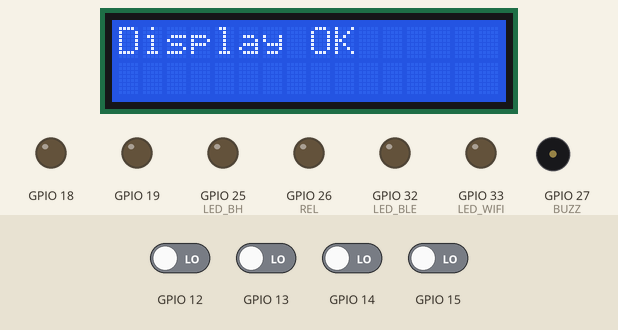
Recording of a program running on a simulated ESP32. Parts: 16×2 character LCD, output pins drawn as LEDs (lit = HIGH), buzzer (waves = sounding, pin HIGH). The test bench sets the inputs (shaded band); at power-on: GPIO 12–15 LOW. The local clock reads 2024-03-15 10:24:30 at power-on unless the program sets it; storage starts empty; what the program prints to the serial monitor is not drawn.

Above: at 1.2 s.
At 2.2 s:
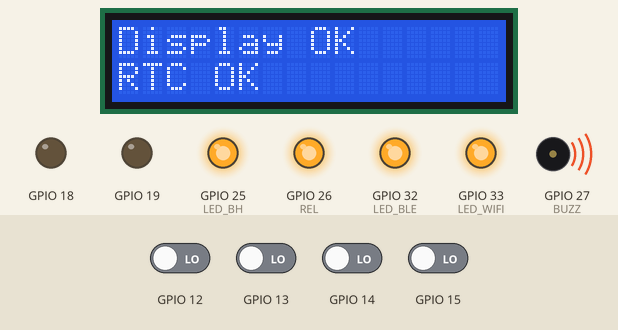
At 2.7 s:
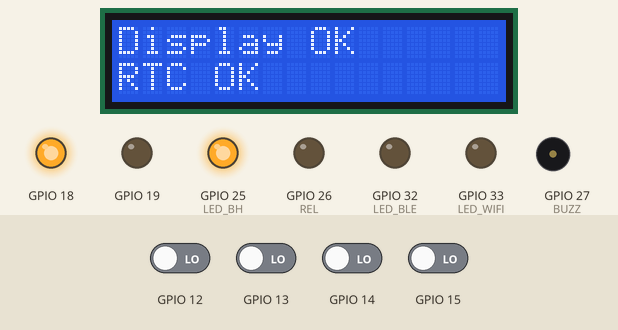
At 3.2 s:
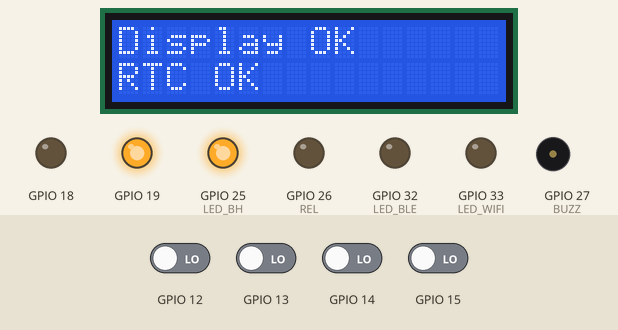
At 3.7 s:
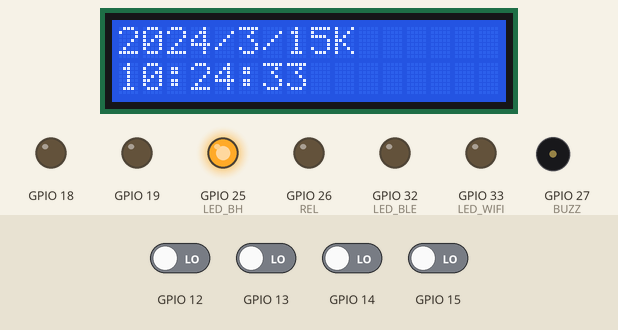
At 38.4 s:
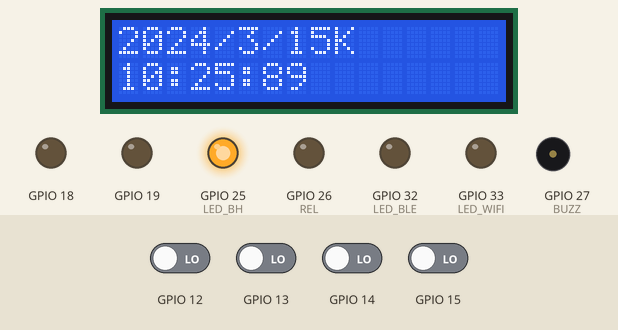
Timing chart, 0 to 39.9 s (numbered marks = the images above):
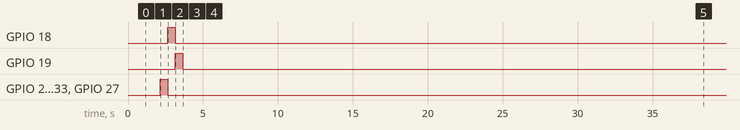

The program:

main.cpp
```cpp
#include <Arduino.h>

// includes for environment
#include <Adafruit_Sensor.h>
#include <Adafruit_BME280.h>
#include <Adafruit_ADS1X15.h>

// includes for two readers wiegand and system(protothreads)
#include <trw.h>
#include <pt.h>

// i2c peripheral includes
#include <LiquidCrystal_I2C.h>
#include "RTClib.h"

// includes for servers and wifi connections
#include <WiFi.h>
#include <FS.h>
#include <AsyncTCP.h>
#include <ESPAsyncWebServer.h>
#include <SPIFFS.h>
#include <Preferences.h>


#include <page1.h>
#include <page2.h>
#include <page3.h>
#include <style.h>

// access point dredentials
const char *ssid = "SECUREPASS";
const char *password = "57832023";

//********************************
//********************************
//****Defines*********************
//********************************

// define  heart beat
#define LED_BH 25
// define  buzzer
#define BUZZ 27
// define  relay
#define REL 26
// define  wifi (blink=conected , on = access póint mode)
#define LED_WIFI 33
// define  blue tooth
#define LED_BLE 32
// define   magnetic reed switch
#define LED_S1 4
// define  request to exit
#define LED_S2 5

#define MAX_DEVICES 32

//*********************************
//*********STRUCS*************
//*********************************
struct I2CDeviceInfo
{
  byte address;
  int type;
  int order;
};
//*********************************

//**********************************
//****global variables**************
//**********************************

I2CDeviceInfo deviceInfo[MAX_DEVICES];          // configuracion de dispositivos i2c.
I2CDeviceInfo recoveredDeviceINfo[MAX_DEVICES]; // configuracion recuperada.
byte deviceCount = 0;

bool lcdDefautl = false;
bool rtcDefault = false;
bool mem0Default = false;

//*********************************
//**************const**************
//*********************************

const char *tabletypes[] = {
    "LCD",
    "RTC-13-32",
    "MEM",
    "KBD",
    "GPIO-PCF",
    "GPIO-PCFA",
    "MAG-5803",
    "GYRO-6500-09250",
    "BME280",
    "DISP-SSD1306",
    "A2D-AD1115",
};

char daysOfTheWeek[7][12] = {"Sunday", "Monday", "Tuesday", "Wednesday", "Thursday", "Friday", "Saturday"};

//********************************
//*****Objet Declarations*******
//********************************

// Display i2c Instance
LiquidCrystal_I2C lcd(0x3f, 16, 2);
RTC_DS1307 rtc;
WIEGAND wg;

// put function declarations here:

void scanI2CAndSaveData();
void configRecovery();
void storeI2cconfig();
void autoConfig();

void setup()
{
  // put your setup code here, to run once:

  if (!SPIFFS.begin(true))
  {
    Serial.println("Error al montar el sistema de archivos SPIFFS.");
    return;
  }
  // scanneri2c();
  Serial.begin(115200);
  Serial.println("Serial port open 115200");
  Serial.println("i2c Iniciated");
  Wire.begin();
  Serial.println("Scanning I2C Addreses");
  scanI2CAndSaveData();
  Serial.println("Scanning I2C ended ");
  configRecovery();
  autoConfig();
  storeI2cconfig();
  configRecovery();

  if (lcdDefautl)
  {
    lcd.init();
    lcd.backlight();
    lcd.clear();
    delay(1000);
    lcd.print("Display OK");
    delay(1000);
    lcd.setCursor(0, 1);
  }

  if (!rtc.begin())
  {
    Serial.println("Couldn't find RTC");
    Serial.flush();
    while (1)
      delay(10);
  }

  if (!rtc.isrunning())
  {
    Serial.println("RTC is NOT running, let's set the time!");
    // When time needs to be set on a new device, or after a power loss, the
    // following line sets the RTC to the date & time this sketch was compiled
    rtc.adjust(DateTime(F(__DATE__), F(__TIME__)));
    // This line sets the RTC with an explicit date & time, for example to set
    // January 21, 2014 at 3am you would call:
    // rtc.adjust(DateTime(2014, 1, 21, 3, 0, 0));
  }

  // When time needs to be re-set on a previously configured device, the
  // following line sets the RTC to the date & time this sketch was compiled
  // rtc.adjust(DateTime(F(__DATE__), F(__TIME__)));
  // This line sets the RTC with an explicit date & time, for example to set
  // January 21, 2014 at 3am you would call:
  // rtc.adjust(DateTime(2014, 1, 21, 3, 0, 0));
  lcd.print("RTC OK");

  // inputs optputs and signaling configuration
  pinMode(LED_BH, OUTPUT);
  pinMode(BUZZ, OUTPUT);
  pinMode(REL, OUTPUT);
  pinMode(LED_WIFI, OUTPUT);
  pinMode(LED_BLE, OUTPUT);
  pinMode(LED_S1, INPUT);
  pinMode(LED_S2, INPUT);
  // testing of outputs
  digitalWrite(LED_BH, HIGH);
  digitalWrite(BUZZ, HIGH);
  digitalWrite(REL, HIGH);
  digitalWrite(LED_WIFI, HIGH);
  digitalWrite(LED_BLE, HIGH);
  // waiting (block task)
  delay(500);
  // end test
  digitalWrite(BUZZ, LOW);
  digitalWrite(REL, LOW);
  digitalWrite(LED_WIFI, LOW);
  digitalWrite(LED_BLE, LOW);

  // reader one init
  wg.begin_R1();
  // reader 2 init
  wg.begin_R2();


}

void loop()
{

  DateTime now = rtc.now();
  lcd.setCursor(0, 0);
  lcd.print(now.year());
  lcd.print("/");
  lcd.print(now.month());
  lcd.print("/");
  lcd.print(now.day());
  lcd.setCursor(0, 1);
  lcd.print(now.hour());
  lcd.print(":");
  lcd.print(now.minute());
  lcd.print(":");
  lcd.print(now.second());


  delay(500);

  // put your main code here, to run repeatedly:
}

// put function definitions here:

//*************************Setup system functions//**********************************************
//**********************************************************************************

// i2cscanner
void scanI2CAndSaveData()
{
  Serial.println("Scaning I2C bus..");

  for (byte address = 1; address < 127; address++)
  {
    Wire.beginTransmission(address);
    byte error = Wire.endTransmission();
    if (error == 0)
    {
      Serial.print("Dispositivo encontrado en dirección 0x");
      if (address < 16)
        Serial.print("0");
      Serial.println(address, HEX);

      // Asignar los números asociados a esta dirección
      deviceInfo[deviceCount].address = address;
      deviceInfo[deviceCount].type = 0;  // esto se procesa por los defaults o se deja en blanco 0 indica no hay tipo asignado
      deviceInfo[deviceCount].order = 0; // esto se procesa por los defaults o se deja en blanco 0 indica esta el dispositivo pero no funcional
      deviceCount++;
    }
  }

  // Store data in memory
  File file = SPIFFS.open("/i2c_data.txt", "w");
  if (!file)
  {
    Serial.println("Error in opening the file.");
    return;
  }

  for (byte i = 0; i < deviceCount; i++)
  {
    file.printf("Address: 0x%02X, type: %d, order: %d\n", deviceInfo[i].address, deviceInfo[i].type, deviceInfo[i].order);
  }
  file.close();

  Serial.println("I2C scanning completed data stored in SPIFFS.");
}
//**********************************************************************************

// i2c configuration recovery

void configRecovery()
{
  // put your main code here, to run repeatedly:
  // Leer los datos desde SPIFFS y reconstruir el vector
  if (SPIFFS.exists("/i2c_data.txt"))
  {
    File file = SPIFFS.open("/i2c_data.txt", "r");
    if (file)
    {
      deviceCount = 0; // Restablece el contador de dispositivos
      while (file.available())
      {
        String line = file.readStringUntil('\n');
        if (line.length() > 0)
        {
          // Analizar la línea y extraer los datos
          sscanf(line.c_str(), "Address: 0x%02X, type: %d, order: %d",
                 &deviceInfo[deviceCount].address, &deviceInfo[deviceCount].type, &deviceInfo[deviceCount].order);
          deviceCount++;
        }
      }
      file.close();
    }
    // Ahora el vector "deviceInfo" contiene los datos recuperados de SPIFFS
    // Puedes acceder a los datos de cada dispositivo mediante deviceInfo[i].
  }
}
//**********************************************************************************

// setting up i2c.

void storeI2cconfig()
{
  // Store data in memory
  File file = SPIFFS.open("/i2c_data.txt", "w");
  if (!file)
  {
    Serial.println("Error in opening the file.");
    return;
  }

  for (byte i = 0; i < deviceCount; i++)
  {
    file.printf("Address: 0x%02X, type: %d, order: %d\n", deviceInfo[i].address, deviceInfo[i].type, deviceInfo[i].order);
  }
  file.close();
}
//**********************************************************************************

// i2c autoconfig
void autoConfig()
{

  for (byte i = 0; i < deviceCount; i++)
  {
    if (deviceInfo[i].address == 0x3F)
    {
      deviceInfo[i].type = 0;
      deviceInfo[i].order = 1;
      lcdDefautl = true;
    }

    if (deviceInfo[i].address == 0x68)
    {
      deviceInfo[i].type = 1;
      deviceInfo[i].order = 1;
      rtcDefault = true;
    }

    if (deviceInfo[i].address == 0x50)
    {
      deviceInfo[i].type = 2;
      deviceInfo[i].order = 1;
      mem0Default = true;
    }
  }
}
```

page1.h
```cpp
const char htmlPage1[] PROGMEM = R"=====(
<html>
<head>
        <meta http-equiv="content-type" content="text/html;charset=UTF-8">
        <meta name="viewport" content="width=device-width, initial-scale=1">
        <style type="text/css">
            a {
                min-width: 130px;
                height: 30px;
                line-height: 15px;
                color: #fff;
                padding: 3px 3px;
                font-weight: bold;
                font-size:18px;
                text-align: center;
                text-decoration: none;
                cursor: pointer;
                transition: all 0.3s ease;
                position: relative;
                display: inline-block;
                outline: none;
                border-radius: 20px;
                border: 2px solid #4433ff;
                background: #4433ff;
            }

            a:hover {
                background: #fff;
                color: #4433ff
            }

            html {
                font-family: Arial, Helvetica, sans-serif;
                display: inline-block;
                text-align: center;
            }

            h1 {
                font-size: 1.8rem;
                color:red;
            }

            p {
                font-size: 1.4rem;
            }

            .topnav {
                overflow: hidden;
                background-color: #0A1128;
            }

            body {
                margin: 0;
            }

            .content {
                padding: 5%;
            }

            .card-grid {
                max-width: 800px;
                margin: 0 auto;
                display: grid;
                grid-gap: 2rem;
                grid-template-columns: repeat(auto-fit, minmax(300px, 1fr));
            }

            .card {
                background-color: white;
                box-shadow: 2px 2px 12px 1px rgba(140, 140, 140, .5);
            }

            .card-title {
                font-size: 1.2rem;
                font-weight: bold;
                color: #034078
            }

            input[type=submit] {
                border: none;
                color: #FEFCFB;
                background-color: #034078;
                padding: 15px 15px;
                text-align: center;
                text-decoration: none;
                display: inline-block;
                font-size: 16px;
                width: 100px;
                margin-right: 10px;
                border-radius: 4px;
                transition-duration: 0.4s;
            }

            input[type=submit]:hover {
                background-color: #1282A2;
            }

            input[type=text],
            input[type=number],
            select {
                width: 95%;
                padding: 6px 6px;
                margin: 5px;
                display: inline-block;
                border: 1px solid #ccc;
                border-radius: 4px;
                box-sizing: border-box;
            }

            label {
                font-size: 1.2rem;
            }

            .value {
                font-size: 1.2rem;
                color: #1282A2;
            }

            .state {
                font-size: 1.2rem;
                color: #1282A2;
            }

            button {
                border: none;
                color: #FEFCFB;
                padding: 15px 32px;
                text-align: center;
                font-size: 16px;
                width: 100px;
                border-radius: 4px;
                transition-duration: 0.4s;
            }

            .button-on {
                background-color: #034078;
            }

            .button-on:hover {
                background-color: #1282A2;
            }

            .button-off {
                background-color: #858585;
            }

            .button-off:hover {
                background-color: #252524;
            }
        </style>
        <title> SECUREPASS - Page1</title>
            <script>


                var gateway = `ws://${window.location.hostname}/ws`;
                var websocket;
                window.addEventListener('load', onLoad);
                function initWebSocket() {
                console.log('Trying to open a WebSocket connection...');
                websocket = new WebSocket(gateway);
                websocket.onopen    = onOpen;
                websocket.onclose   = onClose;
                websocket.onmessage = onMessage; // <-- add this line
                }
                function onOpen(event) {
                console.log('Connection opened');
                }
                function onClose(event) {
                console.log('Connection closed');
                setTimeout(initWebSocket, 2000);
                }

                function onMessage(event) {

                var obj = JSON.parse(event.data);
                if (event.data == "1"){
                state = "ON";
                document.getElementById('state').innerHTML = state;
                }
                else if(event.data=="0"){

                state = "OFF";
                document.getElementById('state').innerHTML = state;
                }
                else{
                document.getElementById('temp').innerHTML = obj.Temp;
                document.getElementById('pres').innerHTML = obj.Pres;
                document.getElementById('hum').innerHTML = obj.Hum;

                }
                console.log (event.data);


                }

                function onLoad(event) {
                initWebSocket();
                initButton();
                }
                function initButton() {
                document.getElementById('button').addEventListener('click', toggle);
                }
                function toggle(){
                websocket.send('toggle');
                }


                function altaRam() {
                const card=document.getElementById("card").value;
                const atr=document.getElementById("atr").value;
                alert("ALTA DE"+":"+card+" PARA "+ atr);

                setTimeout(function(){ document.location.reload(false); }, 500);
                }
                function grabaFlash() {
                alert("grabaFlash");
                setTimeout(function(){ document.location.reload(false); }, 500);
                }
            </script>


    </head>

    <body>
        <div class="content">
            <div class="card-grid">
                <div class="card">
                    <form action="/" method="get">

                            <p> <h1>SECUREPASS CONFIG</h1></p>


                            <p> <a href="/">ABM<br>Usuarios</a> </p>

                            <p><a href="/page2">Parametros<br>Acceso</a></p>

                            <p><a href="/page3">Credenciales<br>Red</a></p>

                     </form>
                </div>
            </div>

        </div>
        <div class="content">
            <div class="card-grid">
                <div class="card">
                    <form action="/get" method="GET">


                            <label for="tag">Tarjeta</label><input type="text"  name="card" id="card">
                            <br>
                            <label for="tag">Atributos</label><input type="text" name="atr" id="atr"><br>


                            <input type="submit" value="Alta" onclick="altaRam()" >
                             <p>
                            <input style=background-color:green type="submit" value="Grabacion" onclick=grabaFlash() >
                            </p>

                    </form>
                </div>

            <div class="card-grid">
                <div class="card">
                    <form action="/get" method="get">

                        <label for="tag">Atributos</label><input type="text" id="tag" name="ssid">
                        <label for="atr">Tarjeta</label><input type="text" id="tag" name="ssid"><br>

                        <input type="submit" value="Busqueda"> <input style=background-color:red type="submit" value="Borrar">

                    </form>
                </div>
                </div>


            </div>

        </div>

    </body>


</html>
 )=====";
```

Source omitted: page2.h (4315 bytes), page3.h (5057 bytes), style.h (2285 bytes)

Measured:
- what the display in image 0 shows lasts 1.0 s, from 1.2 s to 2.2 s
- what the display in image 1 shows lasts 1.5 s, from 2.2 s to 3.7 s
- what the display in image 4 shows lasts 0.5 s, from 3.7 s to 4.2 s
